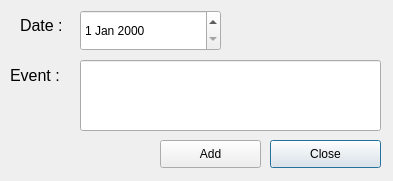
<?xml version="1.0" encoding="UTF-8"?>
<ui version="4.0">
 <class>Dialog</class>
 <widget class="QDialog" name="Dialog">
  <property name="geometry">
   <rect>
    <x>0</x>
    <y>0</y>
    <width>393</width>
    <height>181</height>
   </rect>
  </property>
  <property name="windowTitle">
   <string>Dialog</string>
  </property>
  <widget class="QLabel" name="label">
   <property name="geometry">
    <rect>
     <x>20</x>
     <y>10</y>
     <width>81</width>
     <height>31</height>
    </rect>
   </property>
   <property name="font">
    <font>
     <family>Arial</family>
     <pointsize>12</pointsize>
    </font>
   </property>
   <property name="text">
    <string>Date : </string>
   </property>
  </widget>
  <widget class="QLabel" name="label_2">
   <property name="geometry">
    <rect>
     <x>10</x>
     <y>60</y>
     <width>81</width>
     <height>31</height>
    </rect>
   </property>
   <property name="font">
    <font>
     <family>Arial</family>
     <pointsize>12</pointsize>
    </font>
   </property>
   <property name="text">
    <string>Event : </string>
   </property>
  </widget>
  <widget class="QLineEdit" name="lineEdit">
   <property name="geometry">
    <rect>
     <x>80</x>
     <y>60</y>
     <width>301</width>
     <height>71</height>
    </rect>
   </property>
  </widget>
  <widget class="QDateEdit" name="dateEdit">
   <property name="geometry">
    <rect>
     <x>80</x>
     <y>10</y>
     <width>141</width>
     <height>41</height>
    </rect>
   </property>
  </widget>
  <widget class="QPushButton" name="closeButton">
   <property name="geometry">
    <rect>
     <x>270</x>
     <y>140</y>
     <width>111</width>
     <height>28</height>
    </rect>
   </property>
   <property name="text">
    <string>Close</string>
   </property>
  </widget>
  <widget class="QPushButton" name="addButton">
   <property name="geometry">
    <rect>
     <x>160</x>
     <y>140</y>
     <width>101</width>
     <height>28</height>
    </rect>
   </property>
   <property name="text">
    <string>Add</string>
   </property>
  </widget>
 </widget>
 <resources/>
 <connections/>
</ui>
